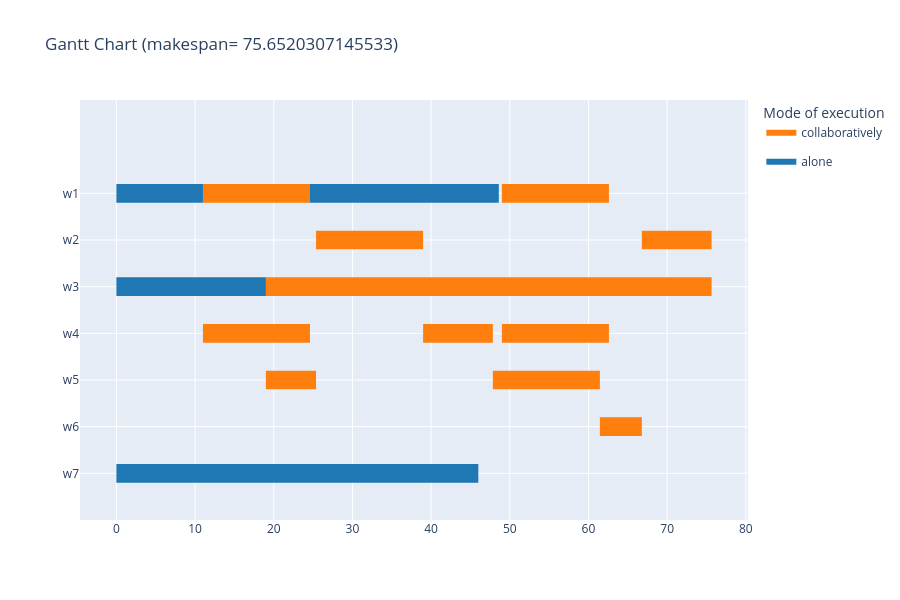

Notebook source saved alongside this figure:
### Code cell
gantt_chart(s, instance_random, color=3, render="notebook", separate_little=True)

### Figure 1 — Plotly figure (JSON) as saved in the notebook; plotly's stock layout.template omitted (floating-point values rounded to 4 significant figures)
{"data": [{"fill": "toself", "fillcolor": "rgb(255, 127, 14)", "hoverinfo": "name", "legendgroup": "rgb(255, 127, 14)", "mode": "none", "name": "collaboratively", "showlegend": true, "type": "scatter", "x": [11, 24.6, 24.6, 11, 11, 49.0, 62.6, 62.6, 49.0, 49.0, 25.38, 38.98, 38.98, 25.38, 25.38, 66.79, 75.65, 75.65, 66.79, 66.79, 19.0, 21.28, 21.28, 19.0, 19.0, 21.28, 23.33, 23.33, 21.28, 21.28, 23.33, 25.38, 25.38, 23.33, 23.33, 25.38, 38.98, 38.98, 25.38, 25.38, 38.98, 47.85, 47.85, 38.98, 38.98, 47.85, 61.45, 61.45, 47.85, 47.85, 61.45, 66.79, 66.79, 61.45, 61.45, 66.79, 75.65, 75.65, 66.79, 66.79, 11, 24.6, 24.6, 11, 11, 38.98, 47.85, 47.85, 38.98, 38.98, 49.0, 62.6, 62.6, 49.0, 49.0, 19.0, 21.28, 21.28, 19.0, 19.0, 21.28, 23.33, 23.33, 21.28, 21.28, 23.33, 25.38, 25.38, 23.33, 23.33, 47.85, 61.45, 61.45, 47.85, 47.85, 61.45, 66.79, 66.79, 61.45], "y": [5.8, 5.8, 6.2, 6.2, null, 5.8, 5.8, 6.2, 6.2, null, 4.8, 4.8, 5.2, 5.2, null, 4.8, 4.8, 5.2, 5.2, null, 3.8, 3.8, 4.2, 4.2, null, 3.8, 3.8, 4.2, 4.2, null, 3.8, 3.8, 4.2, 4.2, null, 3.8, 3.8, 4.2, 4.2, null, 3.8, 3.8, 4.2, 4.2, null, 3.8, 3.8, 4.2, 4.2, null, 3.8, 3.8, 4.2, 4.2, null, 3.8, 3.8, 4.2, 4.2, null, 2.8, 2.8, 3.2, 3.2, null, 2.8, 2.8, 3.2, 3.2, null, 2.8, 2.8, 3.2, 3.2, null, 1.8, 1.8, 2.2, 2.2, null, 1.8, 1.8, 2.2, 2.2, null, 1.8, 1.8, 2.2, 2.2, null, 1.8, 1.8, 2.2, 2.2, null, 0.8, 0.8, 1.2, 1.2]}, {"fill": "toself", "fillcolor": "rgb(31, 119, 180)", "hoverinfo": "name", "legendgroup": "rgb(31, 119, 180)", "mode": "none", "name": "alone", "showlegend": true, "type": "scatter", "x": [0, 11, 11, 0, 0, 24.6, 32.6, 32.6, 24.6, 24.6, 32.6, 40.6, 40.6, 32.6, 32.6, 40.6, 48.6, 48.6, 40.6, 40.6, 4.541e-05, 3.0, 3.0, 4.541e-05, 4.541e-05, 3.0, 11.0, 11.0, 3.0, 3.0, 11.0, 19.0, 19.0, 11.0, 11.0, 0, 19, 19, 0, 0, 19, 27, 27, 19, 19, 27, 38, 38, 27, 27, 38, 46, 46, 38], "y": [5.8, 5.8, 6.2, 6.2, null, 5.8, 5.8, 6.2, 6.2, null, 5.8, 5.8, 6.2, 6.2, null, 5.8, 5.8, 6.2, 6.2, null, 3.8, 3.8, 4.2, 4.2, null, 3.8, 3.8, 4.2, 4.2, null, 3.8, 3.8, 4.2, 4.2, null, -0.2, -0.2, 0.2, 0.2, null, -0.2, -0.2, 0.2, 0.2, null, -0.2, -0.2, 0.2, 0.2, null, -0.2, -0.2, 0.2, 0.2]}, {"legendgroup": "rgb(255, 127, 14)", "marker": {"color": "rgb(255, 127, 14)", "opacity": 0, "size": 1}, "mode": "markers", "name": "", "showlegend": false, "text": [null, null, null, null, null, null, null, null, null, null, null, null, null, null, null, null, null, null, null, null, null, null, null, null, null, null, null, null, null, null, null, null, null, null, null, null, null, null, null, null], "type": "scatter", "x": [11, 24.6, 49.0, 62.6, 25.38, 38.98, 66.79, 75.65, 19.0, 21.28, 21.28, 23.33, 23.33, 25.38, 25.38, 38.98, 38.98, 47.85, 47.85, 61.45, 61.45, 66.79, 66.79, 75.65, 11, 24.6, 38.98, 47.85, 49.0, 62.6, 19.0, 21.28, 21.28, 23.33, 23.33, 25.38, 47.85, 61.45, 61.45, 66.79], "y": [6, 6, 6, 6, 5, 5, 5, 5, 4, 4, 4, 4, 4, 4, 4, 4, 4, 4, 4, 4, 4, 4, 4, 4, 3, 3, 3, 3, 3, 3, 2, 2, 2, 2, 2, 2, 2, 2, 1, 1]}, {"legendgroup": "rgb(31, 119, 180)", "marker": {"color": "rgb(31, 119, 180)", "opacity": 0, "size": 1}, "mode": "markers", "name": "", "showlegend": false, "text": [null, null, null, null, null, null, null, null, null, null, null, null, null, null, null, null, null, null, null, null, null, null], "type": "scatter", "x": [0, 11, 24.6, 32.6, 32.6, 40.6, 40.6, 48.6, 4.541e-05, 3.0, 3.0, 11.0, 11.0, 19.0, 0, 19, 19, 27, 27, 38, 38, 46], "y": [6, 6, 6, 6, 6, 6, 6, 6, 4, 4, 4, 4, 4, 4, 0, 0, 0, 0, 0, 0, 0, 0]}], "layout": {"height": 600, "hovermode": "closest", "legend": {"title": {"text": "Mode of execution"}}, "showlegend": true, "title": {"text": "Gantt Chart (makespan= 75.6520307145533)"}, "xaxis": {"rangeselector": {"buttons": [{"count": 7, "label": "1w", "step": "day", "stepmode": "backward"}, {"count": 1, "label": "1m", "step": "month", "stepmode": "backward"}, {"count": 6, "label": "6m", "step": "month", "stepmode": "backward"}, {"count": 1, "label": "YTD", "step": "year", "stepmode": "todate"}, {"count": 1, "label": "1y", "step": "year", "stepmode": "backward"}, {"step": "all"}]}, "showgrid": true, "type": "linear", "zeroline": false}, "yaxis": {"autorange": false, "range": [-1, 8], "showgrid": true, "ticktext": ["w7", "w6", "w5", "w4", "w3", "w2", "w1"], "tickvals": [0, 1, 2, 3, 4, 5, 6], "zeroline": false}}}
